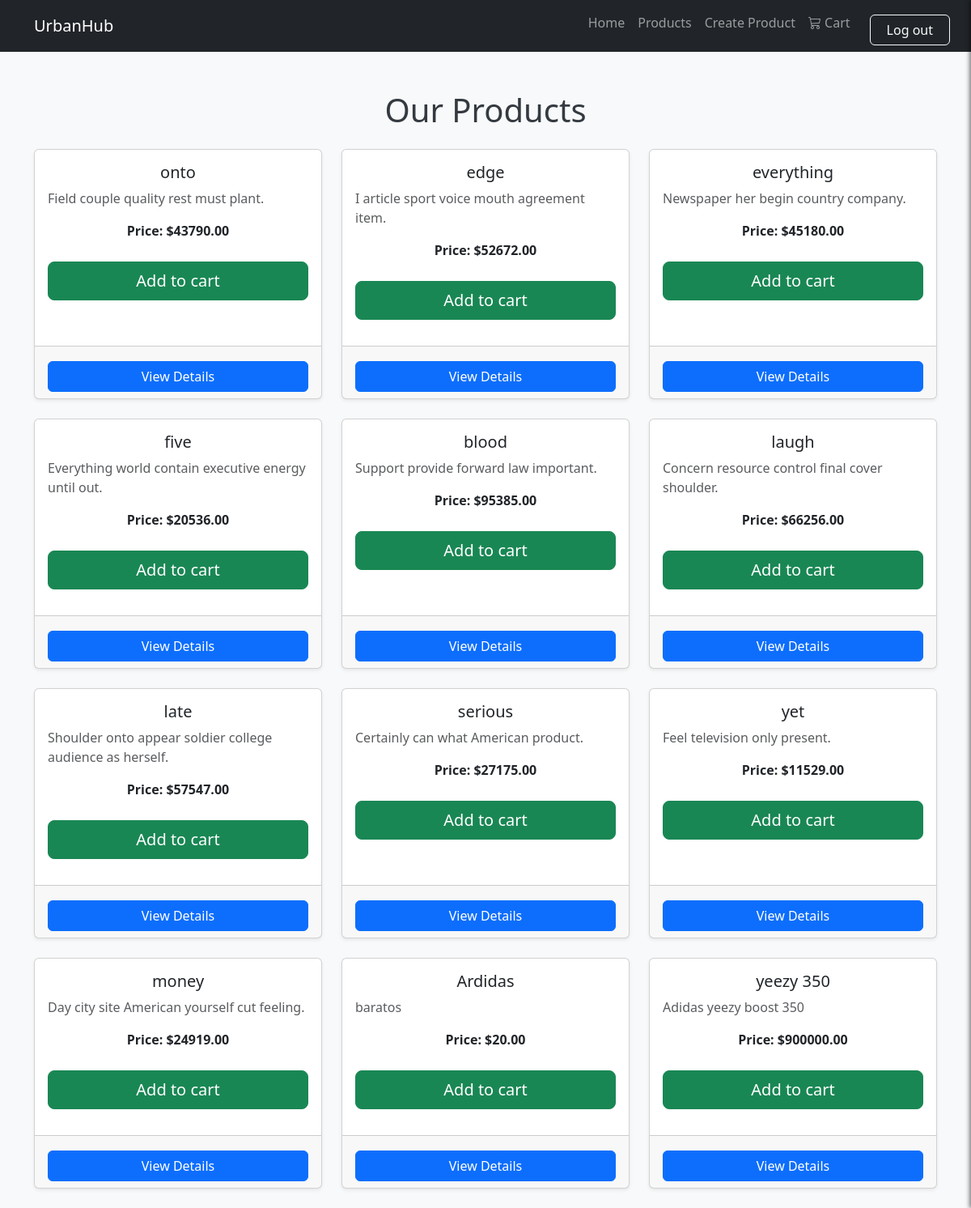
Before: /products/ (signed in) with the older database file.
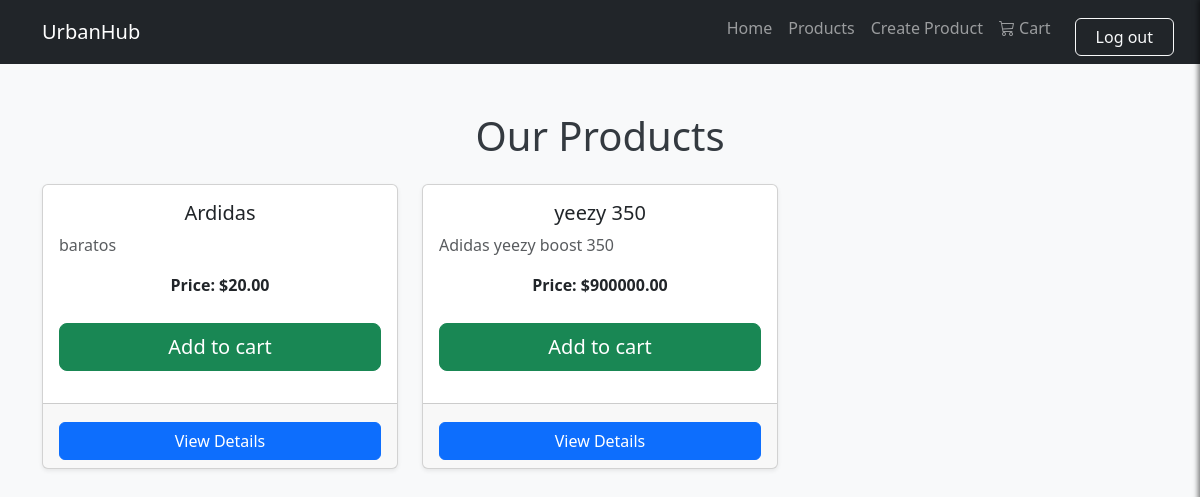
After: the same page with the newer database file.
### urbanApp/models.py (models this page shows, shortened)
class Product(models.Model):
    name = models.CharField(max_length=255)
    price = models.DecimalField(max_digits=10, decimal_places=2)
    description = models.TextField()
    created_at = models.DateTimeField(auto_now_add=True)
    updated_at = models.DateTimeField(auto_now=True)

### urbanApp/views.py (the view)
# urls.py: path('products/', ProductListView.as_view(), name='product-list'),
class ProductListView(LoginRequiredMixin,ListView):
    model = Product
    template_name = 'products/index.html'
    context_object_name = 'products'

### urbanApp/templates/products/index.html (shortened to what this page needs)
{% load static %}
<!doctype html>
<html lang="es">
<head>
  <link href="https://cdn.jsdelivr.net/npm/bootstrap@5.3.0-alpha1/dist/css/bootstrap.min.css" rel="stylesheet" />
  <link href="{% static 'urbanApp/style.css' %}" rel="stylesheet" />
  <link href="https://cdn.jsdelivr.net/npm/bootstrap-icons/font/bootstrap-icons.css" rel="stylesheet">
</head>
<body>
  <nav class="navbar navbar-expand-lg navbar-dark bg-dark">
    <div class="container">
      <a class="navbar-brand" href="#">UrbanHub</a>
      <div class="collapse navbar-collapse" id="navbarNavAltMarkup">
        <div class="navbar-nav ms-auto">
          <a class="nav-link" href="{% url 'home' %}">Home</a>
          <a class="nav-link" href="{% url 'product-list' %}">Products</a>
          <a class="nav-link" href="{% url 'product-create' %}">Create Product</a>
          <a class="nav-link" href="javascript:void(0)" id="open-cart">
            <i class="bi bi-cart3"></i>
            <span id="cart-total-quantity">Cart</span>
          </a>
          {% if user.is_authenticated %}
            <form action="{% url 'logout' %}" method="post" class="d-inline">
              <button type="submit" class="btn btn-outline-light ms-3">Log out</button>
            </form>
          {% else %}
            <a class="btn btn-outline-light ms-3" href="{% url 'login' %}">Log in</a>
          {% endif %}
        </div>
      </div>
    </div>
  </nav>
  <div class="container mt-5">
    <h1 class="text-center mb-4">Our Products</h1>
    <div class="row">
      {% for product in products %}
      <div class="col-md-4 mb-4">
        <div class="card h-100 shadow-sm">
          <div class="card-body">
            <h5 class="card-title text-center">{{ product.name }}</h5>
            <p class="card-text text-muted">{{ product.description|truncatewords:20 }}</p>
            <p class="card-text text-center fw-bold">Price: ${{ product.price }}</p>
            <form class="add-to-cart-form" action="{% url 'add_to_cart' product.id %}" method="post">
              <button type="submit" class="btn btn-success btn-lg mb-3">Add to cart</button>
            </form>
          </div>
          <div class="card-footer d-flex justify-content-between">
            <a href="{% url 'product-detail' product.id %}" class="btn btn-primary">View Details</a>
          </div>
        </div>
      </div>
      {% endfor %}
    </div>
  </div>
</body>
</html>

### urbanApp/static/urbanApp/style.css (style rules this page uses)
body { background-color: #f8f9fa; }
h1 { color: #343a40; }

### urbanApp/templates/products/index.html (style rules this page uses)
.btn { width: 100%; margin-top: 10px; }

Changed rows visible on the page:
removed Product: name "onto", description "Field couple quality rest must plant.", price "43790.00"
removed Product: name "edge", description "I article sport voice mouth agreement item.", price "52672.00"
removed Product: name "everything", description "Newspaper her begin country company.", price "45180.00"
removed Product: name "five", description "Everything world contain executive energy until out.", price "20536.00"
removed Product: name "blood", description "Support provide forward law important.", price "95385.00"
removed Product: name "laugh", description "Concern resource control final cover shoulder.", price "66256.00"
removed Product: name "late", description "Shoulder onto appear soldier college audience as herself.", price "57547.00"
removed Product: name "serious", description "Certainly can what American product.", price "27175.00"
removed Product: name "yet", description "Feel television only present.", price "11529.00"
removed Product: name "money", description "Day city site American yourself cut feeling.", price "24919.00"
